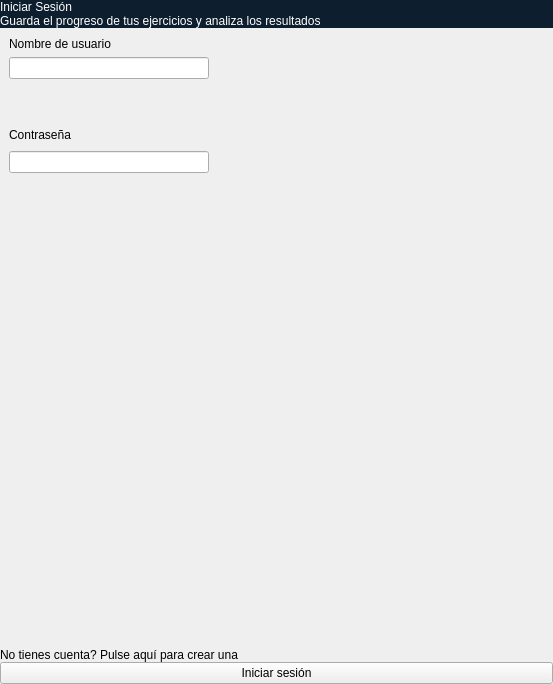
<?xml version="1.0" encoding="UTF-8"?>
<ui version="4.0">
 <class>User</class>
 <widget class="QStackedWidget" name="User">
  <property name="geometry">
   <rect>
    <x>0</x>
    <y>0</y>
    <width>553</width>
    <height>684</height>
   </rect>
  </property>
  <property name="windowTitle">
   <string>StackedWidget</string>
  </property>
  <property name="currentIndex">
   <number>0</number>
  </property>
  <widget class="QWidget" name="page">
   <layout class="QGridLayout" name="gridLayout">
    <property name="leftMargin">
     <number>0</number>
    </property>
    <property name="topMargin">
     <number>0</number>
    </property>
    <property name="rightMargin">
     <number>0</number>
    </property>
    <property name="bottomMargin">
     <number>0</number>
    </property>
    <property name="spacing">
     <number>0</number>
    </property>
    <item row="3" column="0">
     <spacer name="verticalSpacer_4">
      <property name="orientation">
       <enum>Qt::Orientation::Vertical</enum>
      </property>
      <property name="sizeHint" stdset="0">
       <size>
        <width>20</width>
        <height>40</height>
       </size>
      </property>
     </spacer>
    </item>
    <item row="1" column="0">
     <widget class="QLabel" name="label_2">
      <property name="sizePolicy">
       <sizepolicy hsizetype="Preferred" vsizetype="Maximum">
        <horstretch>0</horstretch>
        <verstretch>0</verstretch>
       </sizepolicy>
      </property>
      <property name="styleSheet">
       <string notr="true">color: rgb(255, 255, 255);
background-color: rgb(13, 30, 46);</string>
      </property>
      <property name="text">
       <string>Guarda el progreso de tus ejercicios y analiza los resultados</string>
      </property>
     </widget>
    </item>
    <item row="0" column="0">
     <widget class="QLabel" name="label">
      <property name="sizePolicy">
       <sizepolicy hsizetype="Preferred" vsizetype="Maximum">
        <horstretch>0</horstretch>
        <verstretch>0</verstretch>
       </sizepolicy>
      </property>
      <property name="styleSheet">
       <string notr="true">font: 22pt &quot;Noto Sans&quot;;
color: rgb(255, 255, 255);
background-color: rgb(13, 30, 46);</string>
      </property>
      <property name="text">
       <string>Iniciar Sesión</string>
      </property>
     </widget>
    </item>
    <item row="4" column="0">
     <widget class="QLabel" name="label_5">
      <property name="text">
       <string>No tienes cuenta? Pulse aquí para crear una</string>
      </property>
     </widget>
    </item>
    <item row="5" column="0">
     <widget class="QPushButton" name="pushButton">
      <property name="text">
       <string>Iniciar sesión</string>
      </property>
     </widget>
    </item>
    <item row="2" column="0">
     <widget class="QWidget" name="widget" native="true">
      <layout class="QGridLayout" name="gridLayout_2">
       <item row="3" column="0">
        <widget class="QLabel" name="label_4">
         <property name="sizePolicy">
          <sizepolicy hsizetype="Preferred" vsizetype="Maximum">
           <horstretch>0</horstretch>
           <verstretch>0</verstretch>
          </sizepolicy>
         </property>
         <property name="text">
          <string>Contraseña</string>
         </property>
        </widget>
       </item>
       <item row="3" column="1">
        <spacer name="horizontalSpacer">
         <property name="orientation">
          <enum>Qt::Orientation::Horizontal</enum>
         </property>
         <property name="sizeHint" stdset="0">
          <size>
           <width>40</width>
           <height>20</height>
          </size>
         </property>
        </spacer>
       </item>
       <item row="4" column="0">
        <widget class="QLineEdit" name="lineEdit_2">
         <property name="maximumSize">
          <size>
           <width>200</width>
           <height>16777215</height>
          </size>
         </property>
        </widget>
       </item>
       <item row="5" column="0">
        <spacer name="verticalSpacer_3">
         <property name="orientation">
          <enum>Qt::Orientation::Vertical</enum>
         </property>
         <property name="sizeType">
          <enum>QSizePolicy::Policy::Maximum</enum>
         </property>
         <property name="sizeHint" stdset="0">
          <size>
           <width>20</width>
           <height>40</height>
          </size>
         </property>
        </spacer>
       </item>
       <item row="0" column="0">
        <widget class="QLabel" name="label_3">
         <property name="sizePolicy">
          <sizepolicy hsizetype="Preferred" vsizetype="Maximum">
           <horstretch>0</horstretch>
           <verstretch>0</verstretch>
          </sizepolicy>
         </property>
         <property name="text">
          <string>Nombre de usuario</string>
         </property>
        </widget>
       </item>
       <item row="1" column="0">
        <widget class="QLineEdit" name="lineEdit">
         <property name="maximumSize">
          <size>
           <width>200</width>
           <height>16777215</height>
          </size>
         </property>
        </widget>
       </item>
       <item row="2" column="0">
        <spacer name="verticalSpacer_2">
         <property name="orientation">
          <enum>Qt::Orientation::Vertical</enum>
         </property>
         <property name="sizeType">
          <enum>QSizePolicy::Policy::Maximum</enum>
         </property>
         <property name="sizeHint" stdset="0">
          <size>
           <width>20</width>
           <height>40</height>
          </size>
         </property>
        </spacer>
       </item>
      </layout>
     </widget>
    </item>
   </layout>
  </widget>
  <widget class="QWidget" name="page_2">
   <layout class="QGridLayout" name="gridLayout_4">
    <item row="1" column="0">
     <widget class="QWidget" name="widget_2" native="true">
      <layout class="QGridLayout" name="gridLayout_3">
       <item row="10" column="1">
        <spacer name="horizontalSpacer_2">
         <property name="orientation">
          <enum>Qt::Orientation::Horizontal</enum>
         </property>
         <property name="sizeHint" stdset="0">
          <size>
           <width>40</width>
           <height>20</height>
          </size>
         </property>
        </spacer>
       </item>
       <item row="2" column="0">
        <spacer name="verticalSpacer_6">
         <property name="orientation">
          <enum>Qt::Orientation::Vertical</enum>
         </property>
         <property name="sizeType">
          <enum>QSizePolicy::Policy::Maximum</enum>
         </property>
         <property name="sizeHint" stdset="0">
          <size>
           <width>20</width>
           <height>20</height>
          </size>
         </property>
        </spacer>
       </item>
       <item row="13" column="0" colspan="2">
        <widget class="QWidget" name="widget_3" native="true">
         <layout class="QGridLayout" name="gridLayout_5">
          <property name="leftMargin">
           <number>0</number>
          </property>
          <property name="topMargin">
           <number>0</number>
          </property>
          <property name="rightMargin">
           <number>0</number>
          </property>
          <property name="bottomMargin">
           <number>0</number>
          </property>
          <property name="spacing">
           <number>6</number>
          </property>
          <item row="1" column="0">
           <widget class="QPushButton" name="pushButton_3">
            <property name="text">
             <string>Cambiar Avatar</string>
            </property>
           </widget>
          </item>
          <item row="0" column="0">
           <widget class="QFrame" name="frame">
            <property name="maximumSize">
             <size>
              <width>120</width>
              <height>120</height>
             </size>
            </property>
            <property name="frameShape">
             <enum>QFrame::Shape::StyledPanel</enum>
            </property>
            <property name="frameShadow">
             <enum>QFrame::Shadow::Raised</enum>
            </property>
            <layout class="QGridLayout" name="gridLayout_6">
             <property name="leftMargin">
              <number>0</number>
             </property>
             <property name="topMargin">
              <number>0</number>
             </property>
             <property name="rightMargin">
              <number>0</number>
             </property>
             <property name="bottomMargin">
              <number>0</number>
             </property>
             <property name="spacing">
              <number>0</number>
             </property>
             <item row="0" column="0">
              <widget class="QLabel" name="label_12">
               <property name="text">
                <string/>
               </property>
               <property name="pixmap">
                <pixmap resource="Assets.qrc">:/assets/icons/avatar-default.svg</pixmap>
               </property>
               <property name="scaledContents">
                <bool>true</bool>
               </property>
              </widget>
             </item>
            </layout>
           </widget>
          </item>
          <item row="0" column="1">
           <spacer name="horizontalSpacer_3">
            <property name="orientation">
             <enum>Qt::Orientation::Horizontal</enum>
            </property>
            <property name="sizeHint" stdset="0">
             <size>
              <width>40</width>
              <height>20</height>
             </size>
            </property>
           </spacer>
          </item>
         </layout>
        </widget>
       </item>
       <item row="11" column="0">
        <spacer name="verticalSpacer_7">
         <property name="orientation">
          <enum>Qt::Orientation::Vertical</enum>
         </property>
         <property name="sizeType">
          <enum>QSizePolicy::Policy::Maximum</enum>
         </property>
         <property name="sizeHint" stdset="0">
          <size>
           <width>20</width>
           <height>20</height>
          </size>
         </property>
        </spacer>
       </item>
       <item row="8" column="0">
        <spacer name="verticalSpacer">
         <property name="orientation">
          <enum>Qt::Orientation::Vertical</enum>
         </property>
         <property name="sizeType">
          <enum>QSizePolicy::Policy::Maximum</enum>
         </property>
         <property name="sizeHint" stdset="0">
          <size>
           <width>20</width>
           <height>20</height>
          </size>
         </property>
        </spacer>
       </item>
       <item row="6" column="0">
        <widget class="QLabel" name="label_9">
         <property name="sizePolicy">
          <sizepolicy hsizetype="Preferred" vsizetype="Maximum">
           <horstretch>0</horstretch>
           <verstretch>0</verstretch>
          </sizepolicy>
         </property>
         <property name="text">
          <string>Repetir Contraseña</string>
         </property>
        </widget>
       </item>
       <item row="7" column="0">
        <widget class="QLineEdit" name="lineEdit_5">
         <property name="maximumSize">
          <size>
           <width>200</width>
           <height>16777215</height>
          </size>
         </property>
        </widget>
       </item>
       <item row="1" column="0">
        <widget class="QLineEdit" name="lineEdit_4">
         <property name="maximumSize">
          <size>
           <width>200</width>
           <height>16777215</height>
          </size>
         </property>
        </widget>
       </item>
       <item row="10" column="0">
        <widget class="QLineEdit" name="lineEdit_6">
         <property name="minimumSize">
          <size>
           <width>400</width>
           <height>0</height>
          </size>
         </property>
         <property name="maximumSize">
          <size>
           <width>400</width>
           <height>16777215</height>
          </size>
         </property>
        </widget>
       </item>
       <item row="4" column="0">
        <widget class="QLineEdit" name="lineEdit_3">
         <property name="maximumSize">
          <size>
           <width>200</width>
           <height>16777215</height>
          </size>
         </property>
        </widget>
       </item>
       <item row="0" column="0">
        <widget class="QLabel" name="label_7">
         <property name="sizePolicy">
          <sizepolicy hsizetype="Preferred" vsizetype="Maximum">
           <horstretch>0</horstretch>
           <verstretch>0</verstretch>
          </sizepolicy>
         </property>
         <property name="text">
          <string>Nombre de usuario</string>
         </property>
        </widget>
       </item>
       <item row="12" column="0">
        <widget class="QLabel" name="label_11">
         <property name="sizePolicy">
          <sizepolicy hsizetype="Preferred" vsizetype="Maximum">
           <horstretch>0</horstretch>
           <verstretch>0</verstretch>
          </sizepolicy>
         </property>
         <property name="text">
          <string>Avatar</string>
         </property>
        </widget>
       </item>
       <item row="5" column="0">
        <spacer name="verticalSpacer_5">
         <property name="orientation">
          <enum>Qt::Orientation::Vertical</enum>
         </property>
         <property name="sizeType">
          <enum>QSizePolicy::Policy::Maximum</enum>
         </property>
         <property name="sizeHint" stdset="0">
          <size>
           <width>20</width>
           <height>10</height>
          </size>
         </property>
        </spacer>
       </item>
       <item row="3" column="0">
        <widget class="QLabel" name="label_6">
         <property name="sizePolicy">
          <sizepolicy hsizetype="Preferred" vsizetype="Maximum">
           <horstretch>0</horstretch>
           <verstretch>0</verstretch>
          </sizepolicy>
         </property>
         <property name="text">
          <string>Contraseña</string>
         </property>
        </widget>
       </item>
       <item row="9" column="0">
        <widget class="QLabel" name="label_10">
         <property name="sizePolicy">
          <sizepolicy hsizetype="Preferred" vsizetype="Maximum">
           <horstretch>0</horstretch>
           <verstretch>0</verstretch>
          </sizepolicy>
         </property>
         <property name="text">
          <string>Correo Electrónico</string>
         </property>
        </widget>
       </item>
      </layout>
     </widget>
    </item>
    <item row="4" column="0">
     <widget class="QPushButton" name="pushButton_2">
      <property name="text">
       <string>Registrarse</string>
      </property>
     </widget>
    </item>
    <item row="0" column="0">
     <widget class="QLabel" name="label_8">
      <property name="sizePolicy">
       <sizepolicy hsizetype="Preferred" vsizetype="Maximum">
        <horstretch>0</horstretch>
        <verstretch>0</verstretch>
       </sizepolicy>
      </property>
      <property name="styleSheet">
       <string notr="true">font: 22pt &quot;Noto Sans&quot;;
color: rgb(255, 255, 255);
background-color: rgb(13, 30, 46);</string>
      </property>
      <property name="text">
       <string>Registrarse</string>
      </property>
     </widget>
    </item>
    <item row="2" column="0">
     <spacer name="verticalSpacer_8">
      <property name="orientation">
       <enum>Qt::Orientation::Vertical</enum>
      </property>
      <property name="sizeHint" stdset="0">
       <size>
        <width>20</width>
        <height>40</height>
       </size>
      </property>
     </spacer>
    </item>
    <item row="3" column="0">
     <widget class="QLabel" name="label_13">
      <property name="text">
       <string>Ya tienes una cuenta? Pulse aquí para iniciar sesión.</string>
      </property>
     </widget>
    </item>
   </layout>
  </widget>
 </widget>
 <resources>
  <include location="Assets.qrc"/>
 </resources>
 <connections/>
</ui>
